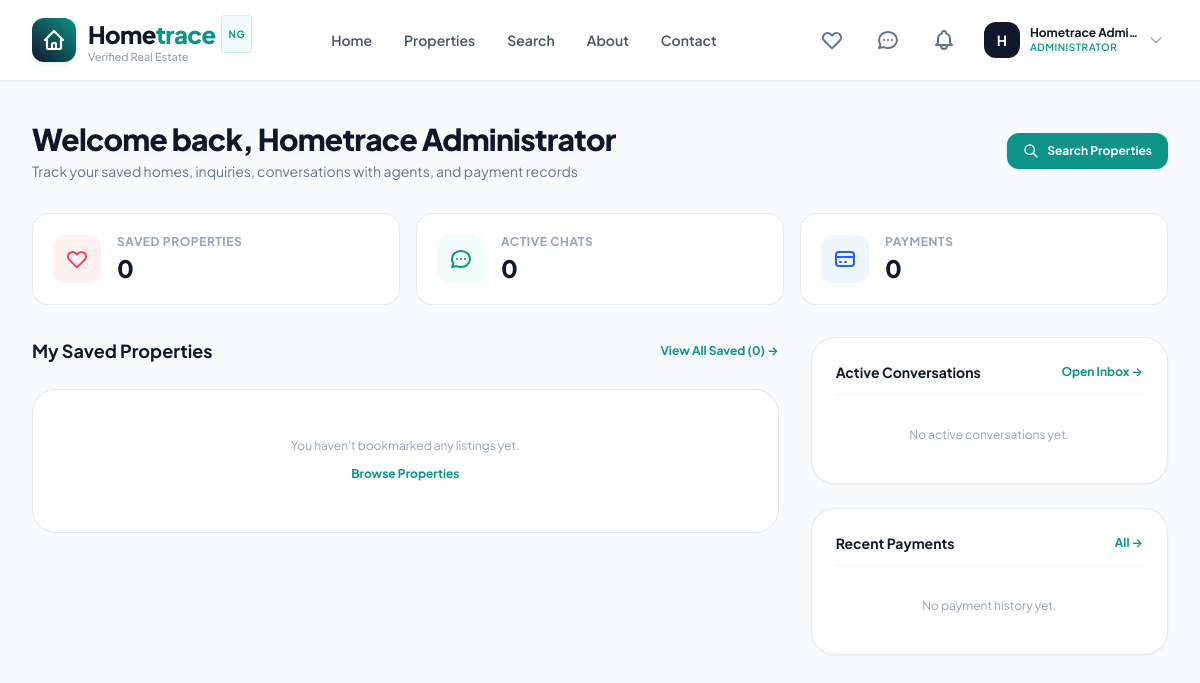
Screenshot of /dashboard/buyer/ (signed in) with the database file from the repository.
### apps/accounts/models.py (models this page shows, shortened)
class User(AbstractBaseUser, PermissionsMixin):
    class Role(models.TextChoices):
        AGENT = 'agent', 'Property Agent'
        BUYER = 'buyer', 'Buyer / Renter'
        ADMIN = 'admin', 'Administrator'
    id = models.UUIDField(primary_key=True, default=uuid.uuid4, editable=False)
    email = models.EmailField(unique=True, max_length=255, db_index=True)
    full_name = models.CharField(max_length=255)
    phone_number = models.CharField(max_length=25, validators=[validate_nigerian_phone], blank=True, null=True)
    role = models.CharField(max_length=20, choices=Role.choices, default=Role.BUYER, db_index=True)
    profile_image = models.ImageField(upload_to='profiles/', blank=True, null=True)
    is_verified = models.BooleanField(default=False, help_text="Email verification status.")
    is_active = models.BooleanField(default=True)
    is_staff = models.BooleanField(default=False)
    date_joined = models.DateTimeField(default=timezone.now)
    updated_at = models.DateTimeField(auto_now=True)
    objects = UserManager()
    USERNAME_FIELD = 'email'
    REQUIRED_FIELDS = ['full_name']
    class Meta:
        verbose_name = 'User'
        verbose_name_plural = 'Users'
        ordering = ['-date_joined']
    @property
    def is_agent(self):
        return self.role == self.Role.AGENT
    @property
    def is_buyer(self):
        return self.role == self.Role.BUYER
    @property
    def is_administrator(self):
        return self.role == self.Role.ADMIN or self.is_superuser

### apps/dashboard/views.py (the view)
# urls.py: path('buyer/', views.buyer_overview_view, name='buyer_overview'),
@login_required
@buyer_required
def buyer_overview_view(request):
    user = request.user
    saved_properties = Favorite.objects.filter(user=user).select_related('property', 'property__category', 'property__agent').prefetch_related('property__images')[:6]
    total_saved = Favorite.objects.filter(user=user).count()
    conversations = Conversation.objects.filter(buyer=user).select_related('agent', 'property').order_by('-updated_at')[:6]
    for c in conversations:
        c.user_unread_count = c.unread_count_for_user(user)
    payments = Payment.objects.filter(user=user).order_by('-created_at')[:5]
    context = {
        'saved_properties': saved_properties,
        'total_saved': total_saved,
        'conversations': conversations,
        'payments': payments,
    }
    return render(request, 'dashboard/buyer/overview.html', context)

### templates/dashboard/buyer/overview.html (shortened to what this page needs)
{% extends 'base.html' %}
{% load static %}
{% block content %}
<div class="py-10 bg-slate-50 min-h-screen">
  <div class="max-w-7xl mx-auto px-4 sm:px-6 lg:px-8">
    <div class="mb-8 flex flex-col sm:flex-row sm:items-center justify-between gap-4">
      <div>
        <h1 class="text-2xl sm:text-3xl font-extrabold text-slate-900 tracking-tight">Welcome back, {{ user.full_name }}</h1>
        <p class="text-xs sm:text-sm text-slate-500 mt-1">Track your saved homes, inquiries, conversations with agents, and payment records</p>
      </div>
      <div class="flex items-center space-x-3">
        <a href="{% url 'search' %}" class="inline-flex items-center space-x-2 text-xs font-bold px-4 py-2.5 rounded-xl bg-brand-teal hover:bg-teal-700 text-white shadow transition-colors">
          <svg class="w-4 h-4" fill="none" stroke="currentColor" viewBox="0 0 24 24"><path stroke-linecap="round" stroke-linejoin="round" stroke-width="2" d="M21 21l-6-6m2-5a7 7 0 11-14 0 7 7 0 0114 0z"/></svg>
          <span>Search Properties</span>
        </a>
      </div>
    </div>
    <div class="grid grid-cols-1 sm:grid-cols-3 gap-4 mb-8">
      <div class="bg-white p-5 rounded-2xl border border-slate-200/80 shadow-xs flex items-center space-x-4">
        <div class="w-12 h-12 rounded-xl bg-rose-50 text-rose-500 flex items-center justify-center flex-shrink-0">
          <svg class="w-6 h-6" fill="none" stroke="currentColor" viewBox="0 0 24 24"><path stroke-linecap="round" stroke-linejoin="round" stroke-width="2" d="M4.318 6.318a4.5 4.5 0 000 6.364L12 20.364l7.682-7.682a4.5 4.5 0 00-6.364-6.364L12 7.636l-1.318-1.318a4.5 4.5 0 00-6.364 0z"/></svg>
        </div>
        <div>
          <span class="text-xs font-bold uppercase tracking-wider text-slate-400 block">Saved Properties</span>
          <span class="text-2xl font-black text-slate-900 mt-0.5 block">{{ total_saved }}</span>
        </div>
      </div>
      <div class="bg-white p-5 rounded-2xl border border-slate-200/80 shadow-xs flex items-center space-x-4">
        <div class="w-12 h-12 rounded-xl bg-teal-50 text-brand-teal flex items-center justify-center flex-shrink-0">
          <svg class="w-6 h-6" fill="none" stroke="currentColor" viewBox="0 0 24 24"><path stroke-linecap="round" stroke-linejoin="round" stroke-width="2" d="M8 12h.01M12 12h.01M16 12h.01M21 12c0 4.418-4.03 8-9 8a9.863 9.863 0 01-4.255-.949L3 20l1.395-3.72C3.512 15.042 3 13.574 3 12c0-4.418 4.03-8 9-8s9 3.582 9 8z"/></svg>
        </div>
        <div>
          <span class="text-xs font-bold uppercase tracking-wider text-slate-400 block">Active Chats</span>
          <span class="text-2xl font-black text-slate-900 mt-0.5 block">{{ conversations|length }}</span>
        </div>
      </div>
      <div class="bg-white p-5 rounded-2xl border border-slate-200/80 shadow-xs flex items-center space-x-4">
        <div class="w-12 h-12 rounded-xl bg-blue-50 text-blue-600 flex items-center justify-center flex-shrink-0">
          <svg class="w-6 h-6" fill="none" stroke="currentColor" viewBox="0 0 24 24"><path stroke-linecap="round" stroke-linejoin="round" stroke-width="2" d="M3 10h18M7 15h1m4 0h1m-7 4h12a3 3 0 003-3V8a3 3 0 00-3-3H6a3 3 0 00-3 3v8a3 3 0 003 3z"/></svg>
        </div>
        <div>
          <span class="text-xs font-bold uppercase tracking-wider text-slate-400 block">Payments</span>
          <span class="text-2xl font-black text-slate-900 mt-0.5 block">{{ payments|length }}</span>
        </div>
      </div>
    </div>
    <div class="grid grid-cols-1 lg:grid-cols-3 gap-8">
      <div class="lg:col-span-2 space-y-6">
        <div class="flex items-center justify-between">
          <h2 class="text-lg font-bold text-slate-900">My Saved Properties</h2>
          <a href="{% url 'favorites_list' %}" class="text-xs font-bold text-brand-teal hover:underline">View All Saved ({{ total_saved }}) &rarr;</a>
        </div>
        <div class="grid grid-cols-1 sm:grid-cols-2 gap-6">
          {% for fav in saved_properties %}
            {% include 'components/property_card.html' with property=fav.property %}
          {% empty %}
            <div class="col-span-full py-12 px-4 bg-white rounded-3xl border border-slate-200 text-center">
              <p class="text-xs text-slate-400">You haven't bookmarked any listings yet.</p>
              <a href="{% url 'property_list' %}" class="mt-3 inline-block text-xs font-bold text-brand-teal hover:underline">Browse Properties</a>
            </div>
          {% endfor %}
        </div>
      </div>
      <div class="space-y-6">
        <div class="bg-white p-6 rounded-3xl border border-slate-200/80 shadow-sm">
          <div class="flex items-center justify-between pb-3 border-b border-slate-100">
            <h3 class="text-sm font-bold text-slate-900">Active Conversations</h3>
            <a href="{% url 'inbox' %}" class="text-xs font-bold text-brand-teal hover:underline">Open Inbox &rarr;</a>
          </div>
          <div class="mt-4 space-y-3">
            {% for conv in conversations %}
              <a href="{% url 'conversation_detail' conversation_id=conv.id %}" class="block p-3 rounded-2xl bg-slate-50 hover:bg-slate-100 transition-colors">
                <div class="flex items-center justify-between">
                  <span class="text-xs font-bold text-slate-900 truncate">{{ conv.agent.full_name }}</span>
                  <span class="text-[10px] text-slate-400">{{ conv.updated_at|timesince }} ago</span>
                </div>
                {% if conv.property %}
                  <p class="text-[11px] text-brand-teal font-semibold mt-0.5 truncate">{{ conv.property.title }}</p>
                {% endif %}
              </a>
            {% empty %}
              <p class="text-xs text-slate-400 text-center py-4">No active conversations yet.</p>
            {% endfor %}
          </div>
        </div>
        <div class="bg-white p-6 rounded-3xl border border-slate-200/80 shadow-sm">
          <div class="flex items-center justify-between pb-3 border-b border-slate-100">
            <h3 class="text-sm font-bold text-slate-900">Recent Payments</h3>
            <a href="{% url 'payment_history' %}" class="text-xs font-bold text-brand-teal hover:underline">All &rarr;</a>
          </div>
          <div class="mt-4 space-y-2.5">
            {% for pay in payments %}
              <div class="flex items-center justify-between text-xs py-2 border-b border-slate-50 last:border-none">
                <div>
                  <span class="font-bold text-slate-900 block truncate max-w-[140px]">{{ pay.get_purpose_display }}</span>
                  <span class="text-[10px] text-slate-400">{{ pay.created_at|date:"d M Y" }}</span>
                </div>
                <div class="text-right">
                  <span class="font-bold text-slate-900 block">₦{{ pay.amount|floatformat:0 }}</span>
                  <a href="{% url 'payment_receipt' reference=pay.reference %}" class="text-[10px] text-brand-teal font-bold hover:underline">Receipt</a>
                </div>
              </div>
            {% empty %}
              <p class="text-xs text-slate-400 text-center py-4">No payment history yet.</p>
            {% endfor %}
          </div>
        </div>
      </div>
    </div>
  </div>
</div>
{% endblock %}

### templates/components/navbar.html (shortened to what this page needs)
{% load static %}
<header class="sticky top-0 z-40 w-full glass-header shadow-sm transition-all duration-200">
  <div class="max-w-7xl mx-auto px-4 sm:px-6 lg:px-8">
    <div class="flex items-center justify-between h-20">
      <a href="{% url 'home' %}" class="flex items-center space-x-3 group">
        <div class="w-11 h-11 rounded-xl bg-gradient-to-tr from-brand-navy to-brand-teal flex items-center justify-center text-white shadow-md shadow-teal-500/10 group-hover:scale-105 transition-transform duration-200">
          <svg class="w-6 h-6" fill="none" stroke="currentColor" viewBox="0 0 24 24"><path stroke-linecap="round" stroke-linejoin="round" stroke-width="2.2" d="M3 12l2-2m0 0l7-7 7 7M5 10v10a1 1 0 001 1h3m10-11l2 2m-2-2v10a1 1 0 01-1 1h-3m-6 0a1 1 0 001-1v-4a1 1 0 011-1h2a1 1 0 011 1v4a1 1 0 001 1m-6 0h6"/></svg>
        </div>
        <div>
          <span class="text-2xl font-extrabold tracking-tight text-brand-navy flex items-center">
            Home<span class="text-brand-teal">trace</span>
            <span class="ml-1.5 px-1.5 py-0.5 text-[10px] uppercase font-bold tracking-wider rounded bg-teal-50 text-brand-teal border border-teal-200/60 hidden sm:inline-block">NG</span>
          </span>
          <span class="text-[11px] text-slate-400 block -mt-1 font-medium hidden sm:block">Verified Real Estate</span>
        </div>
      </a>
      <nav class="hidden md:flex items-center space-x-8">
        <a href="{% url 'home' %}" class="text-sm font-semibold transition-colors duration-150 {% if request.resolver_match.url_name == 'home' %}text-brand-teal{% else %}text-slate-600 hover:text-brand-navy{% endif %}">Home</a>
        <a href="{% url 'property_list' %}" class="text-sm font-semibold transition-colors duration-150 {% if request.resolver_match.url_name == 'property_list' %}text-brand-teal{% else %}text-slate-600 hover:text-brand-navy{% endif %}">Properties</a>
        <a href="{% url 'search' %}" class="text-sm font-semibold transition-colors duration-150 {% if request.resolver_match.url_name == 'search' %}text-brand-teal{% else %}text-slate-600 hover:text-brand-navy{% endif %}">Search</a>
        <a href="{% url 'about' %}" class="text-sm font-semibold transition-colors duration-150 {% if request.resolver_match.url_name == 'about' %}text-brand-teal{% else %}text-slate-600 hover:text-brand-navy{% endif %}">About</a>
        <a href="{% url 'contact' %}" class="text-sm font-semibold transition-colors duration-150 {% if request.resolver_match.url_name == 'contact' %}text-brand-teal{% else %}text-slate-600 hover:text-brand-navy{% endif %}">Contact</a>
      </nav>
      <div class="flex items-center space-x-3 sm:space-x-4">
        {% if user.is_authenticated %}
          <a href="{% url 'favorites_list' %}" class="relative p-2 rounded-xl text-slate-500 hover:text-rose-500 hover:bg-slate-100 transition-colors duration-150" title="Saved Properties">
            <svg class="w-6 h-6" fill="none" stroke="currentColor" viewBox="0 0 24 24"><path stroke-linecap="round" stroke-linejoin="round" stroke-width="2" d="M4.318 6.318a4.5 4.5 0 000 6.364L12 20.364l7.682-7.682a4.5 4.5 0 00-6.364-6.364L12 7.636l-1.318-1.318a4.5 4.5 0 00-6.364 0z"/></svg>
          </a>
          <a href="{% url 'inbox' %}" class="relative p-2 rounded-xl text-slate-500 hover:text-brand-teal hover:bg-slate-100 transition-colors duration-150" title="Messages">
            <svg class="w-6 h-6" fill="none" stroke="currentColor" viewBox="0 0 24 24"><path stroke-linecap="round" stroke-linejoin="round" stroke-width="2" d="M8 12h.01M12 12h.01M16 12h.01M21 12c0 4.418-4.03 8-9 8a9.863 9.863 0 01-4.255-.949L3 20l1.395-3.72C3.512 15.042 3 13.574 3 12c0-4.418 4.03-8 9-8s9 3.582 9 8z"/></svg>
          </a>
          <a href="{% url 'notification_list' %}" class="relative p-2 rounded-xl text-slate-500 hover:text-brand-teal hover:bg-slate-100 transition-colors duration-150" title="Notifications">
          </a>
          <div class="relative">
            <button id="user-menu-btn" class="flex items-center space-x-2.5 p-1 rounded-xl hover:bg-slate-100 transition-colors focus:outline-none">
              {% if user.profile_image %}
                <img src="{{ user.profile_image.url }}" alt="{{ user.full_name }}" class="w-9 h-9 rounded-xl object-cover border border-slate-200">
              {% else %}
                <div class="w-9 h-9 rounded-xl bg-slate-900 text-white font-bold text-sm flex items-center justify-center">
                  {{ user.full_name|slice:":1" }}
                </div>
              {% endif %}
              <div class="text-left hidden lg:block">
                <span class="text-xs font-bold text-slate-900 block leading-tight">{{ user.full_name|truncatechars:15 }}</span>
                <span class="text-[10px] uppercase font-semibold tracking-wider text-brand-teal block">{{ user.get_role_display }}</span>
              </div>
              <svg class="w-4 h-4 text-slate-400 hidden lg:block" fill="none" stroke="currentColor" viewBox="0 0 24 24"><path stroke-linecap="round" stroke-linejoin="round" stroke-width="2" d="M19 9l-7 7-7-7"/></svg>
            </button>
          </div>
        {% endif %}
      </div>
    </div>
  </div>
</header>

### static/css/custom.css (style rules this page uses)
:root { --color-primary: #0F172A; --color-primary-light: #1E293B; --color-teal: #0D9488; --color-teal-hover: #0F766E; --color-emerald: #10B981; --color-amber: #D97706; --color-amber-light: #FEF3C7; --color-bg: #F8FAFC; --color-surface: #FFFFFF; --color-border: #E2E8F0; --color-text: #0F172A; --color-muted: #64748B; --radius-sm: 8px; --radius-md: 12px; --radius-lg: 18px; --radius-xl: 24px; --shadow-sm: 0 1px 2px 0 rgb(0 0 0 / 0.05); --shadow-md: 0 4px 6px -1px rgb(0 0 0 / 0.1), 0 2px 4px -2px rgb(0 0 0 / 0.1); --shadow-lg: 0 10px 15px -3px rgb(0 0 0 / 0.1), 0 4px 6px -4px rgb(0 0 0 / 0.1); --shadow-premium: 0 20px 25px -5px rgb(15 23 42 / 0.08), 0 8px 10px -6px rgb(15 23 42 / 0.04); }
body { font-family: 'Plus Jakarta Sans', -apple-system, BlinkMacSystemFont, "Segoe UI", Roboto, sans-serif; background-color: var(--color-bg); color: var(--color-text); -webkit-font-smoothing: antialiased; -moz-osx-font-smoothing: grayscale; }
.glass-header { background: rgba(255, 255, 255, 0.88); backdrop-filter: blur(12px); -webkit-backdrop-filter: blur(12px); border-bottom: 1px solid rgba(226, 232, 240, 0.8); }

### rows the page displays
User: full_name "H", full_name "Hometrace Admi…", role "ADMINISTRATOR", full_name "Hometrace Administrator"

### other values shown
{{ total_saved }} "0"
{{ conversations|length }} "0"
{{ payments|length }} "0"
